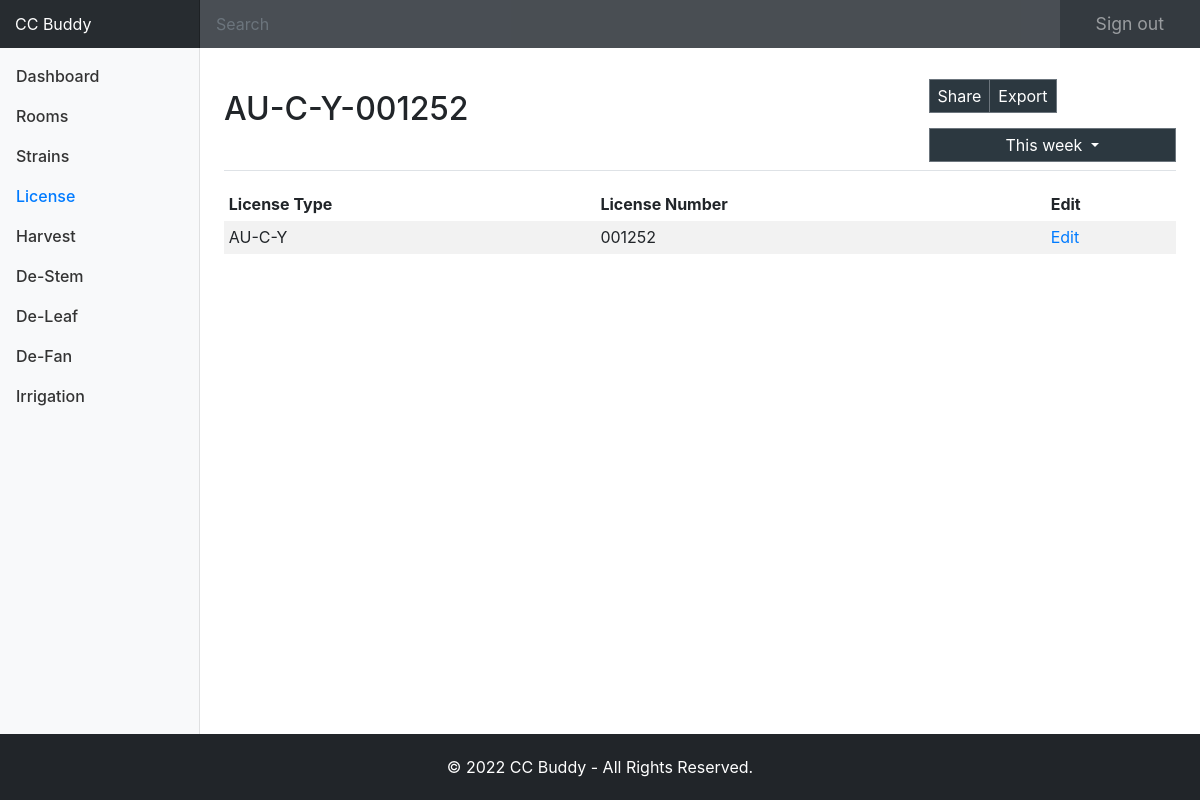
Page /license.php?id=4 on the committed database.
### tables this page shows
CREATE TABLE `license` (
  `id` int(11) NOT NULL,
  `license` varchar(1000) DEFAULT NULL,
  `license_type` varchar(255) DEFAULT NULL
);

### app/classes/class.Database.php (called while the page is built, shortened)
<?php
class Database
{
    public $server = 'localhost';
    public $username = 'root';
    public $password = 'Azsxdcfvgb1';
    public $dbname = 'ccbuddy';
    public function db_connect()
    {
        $mysqli = new mysqli($this->server, $this->username, $this->password, $this->dbname);
        return $mysqli;
    }
}
?>

### app/classes/class.License.php (called while the page is built, shortened)
<?php
class License {
    public static function getLicenseId($id){
        global $database;
        $sql = "SELECT * FROM license ";
        $sql .= "WHERE id='" . $id . "'";
        $result = mysqli_query($database->db_connect(), $sql);
        $license = mysqli_fetch_assoc($result);
        return $license;
    }
}

### app/initialize.php (called while the page is built, shortened)
<?php
	require_once('classes/class.Database.php');
    $database = new Database();
?>

### license.php (the view, shortened to what this page needs)
<?php require_once('app/initialize.php');
if (!isset($_GET['id'])) {
    redirect_to('all_licenses.php');
} else {
    $id = $_GET['id'];
}
$license = new License();
$licenseDetails = $license->getLicenseId($id);
$pageTitle = $licenseDetails['license_type'] ."-". $licenseDetails['license'];
include('app/includes/layout/header.php');
?>
<div class="container-fluid">
  <div class="row">
    <nav class="col-md-2 d-none d-md-block bg-light sidebar">
      <div class="sidebar-sticky">
        <ul class="nav flex-column">
          <li class="nav-item">
            <a class="nav-link" href="index.php">
              Dashboard
            </a>
          </li>
          <li class="nav-item">
            <a class="nav-link" href="all_rooms.php">
              Rooms
            </a>
          </li>
          <li class="nav-item">
            <a class="nav-link" href="all_strains.php">
              Strains
            </a>
          </li>
          <li class="nav-item">
            <a class="nav-link active" href="all_licenses.php">
              License<span class="sr-only">(current)</span>
            </a>
          </li>
          <li class="nav-item">
            <a class="nav-link " href="all_harvest.php">
              Harvest
            </a>
          </li>
          <li class="nav-item">
            <a class="nav-link" href="all_destem.php">
              De-Stem
            </a>
          </li>
          <li class="nav-item">
            <a class="nav-link" href="#">
              De-Leaf
            </a>
          </li>
          <li class="nav-item">
            <a class="nav-link" href="#">
              De-Fan
            </a>
          </li>
          <li class="nav-item">
            <a class="nav-link" href="#">
              Irrigation
            </a>
          </li>
        </ul>
      </div>
    </nav>
    <main role="main" class="col-md-9 ml-sm-auto col-lg-10 px-4">
      <div class="d-flex justify-content-between flex-wrap flex-md-nowrap align-items-center pt-3 pb-2 mb-3 border-bottom">
        <h1 class="h2"><?= $pageTitle; ?></h1>
        <div class="btn-toolbar mb-2 mb-md-0">
          <div class="btn-group mr-2">
            <button type="button" class="btn btn-sm btn-outline-secondary">Share</button>
            <button type="button" class="btn btn-sm btn-outline-secondary">Export</button>
          </div>
          <button type="button" class="btn btn-sm btn-outline-secondary dropdown-toggle">
            This week
          </button>
        </div>
      </div>
      <div class="table-responsive">
        <table class="table table-striped table-sm">
          <thead>
            <tr>
              <th>License Type</th>
              <th>License Number</th>
              <th>Edit</th>
            </tr>
          </thead>
          <tbody>
          <td><?= $licenseDetails['license_type']; ?></td>
          <td><?= $licenseDetails['license']; ?></td>
          <td><a href="edit-license.php?id=<?= $licenseDetails['id']; ?>">Edit</a></td>
          </tbody>
        </table>
      </div>
    </main>
  </div>
</div>
</body>
<?php include('app/includes/layout/footer.php'); ?>

### assets/css/dashboard.css (style rules this page uses)
body { font-size: .875rem; }
.sidebar { position: fixed; top: 0; bottom: 0; left: 0; z-index: 100; padding: 48px 0 0; box-shadow: inset -1px 0 0 rgba(0, 0, 0, .1); }
.sidebar-sticky { position: relative; top: 0; height: calc(100vh - 48px); padding-top: .5rem; overflow-x: hidden; overflow-y: auto; }
.sidebar .nav-link { font-weight: 500; color: #333; }
.sidebar .nav-link.active { color: #007bff; }
[role="main"] { padding-top: 133px; }
@media (min-width: 768px) { [role="main"] { padding-top: 48px; } }

### rows in the picture
license: pageTitle "AU-C-Y-001252", license_type "AU-C-Y", license "001252"

### other values in the picture
$companyName "CC Buddy"
